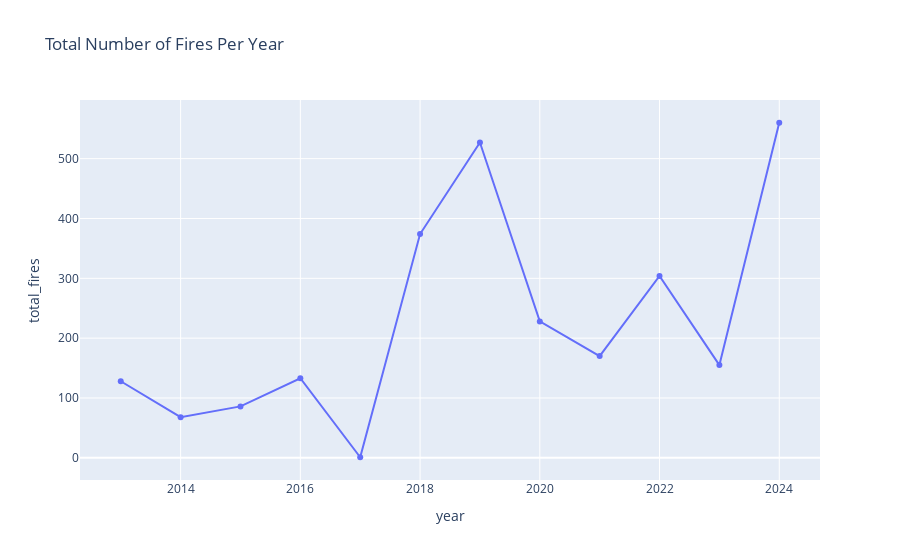
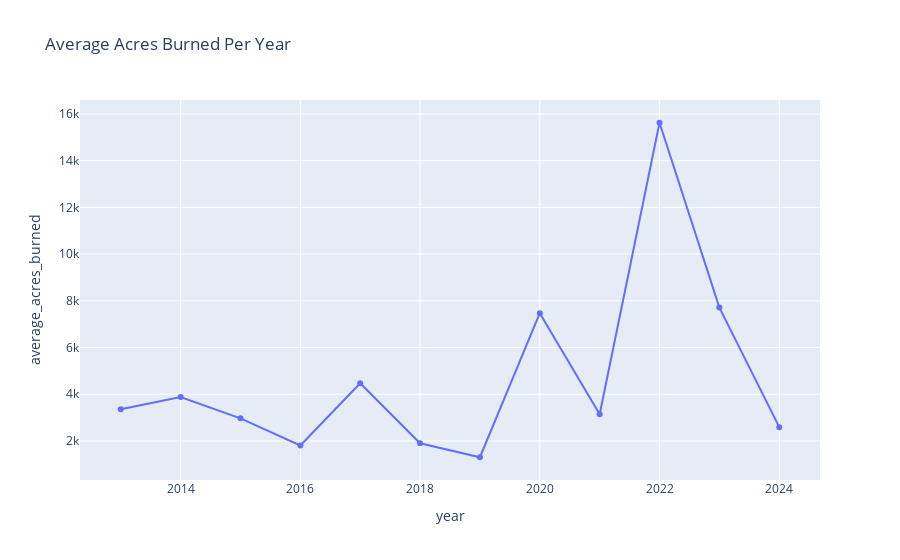

Notebook code for these charts, in order:
### Markdown cell above
**(Click Here)**

### Code cell
# Extra Code
DF_raw['incident_date_last_update'] = pd.to_datetime(DF_raw['incident_date_last_update'], utc=True, errors='coerce')

DF_raw['year'] = DF_raw['incident_date_last_update'].dt.year

annual_data = DF_raw.groupby('year').agg(
    total_fires=('incident_name', 'count'),
    average_acres_burned=('incident_acres_burned', 'mean')
).reset_index()

fig1 = px.line(annual_data, x='year', y='total_fires', title='Total Number of Fires Per Year', markers=True)
fig1.show()

fig2 = px.line(annual_data, x='year', y='average_acres_burned', title='Average Acres Burned Per Year', markers=True)
fig2.show()

### Figure 1 — Plotly figure (JSON) as saved in the notebook; plotly's stock layout.template omitted (floating-point values rounded to 4 significant figures)
{"data": [{"hovertemplate": "year=%{x}<br>total_fires=%{y}<extra></extra>", "legendgroup": "", "line": {"color": "#636efa", "dash": "solid"}, "marker": {"symbol": "circle"}, "mode": "lines+markers", "name": "", "orientation": "v", "showlegend": false, "type": "scatter", "x": [2013, 2014, 2015, 2016, 2017, 2018, 2019, 2020, 2021, 2022, 2023, 2024], "xaxis": "x", "y": [128, 68, 86, 133, 1, 374, 527, 228, 170, 304, 155, 560], "yaxis": "y"}], "layout": {"autosize": true, "legend": {"tracegroupgap": 0}, "title": {"text": "Total Number of Fires Per Year"}, "xaxis": {"anchor": "y", "autorange": true, "domain": [0, 1], "range": [2012.0, 2025.0], "title": {"text": "year"}, "type": "linear"}, "yaxis": {"anchor": "x", "autorange": true, "domain": [0, 1], "range": [-45.13, 606.1], "title": {"text": "total_fires"}, "type": "linear"}}}

### Figure 2 — Plotly figure (JSON) as saved in the notebook; plotly's stock layout.template omitted (floating-point values rounded to 4 significant figures)
{"data": [{"hovertemplate": "year=%{x}<br>average_acres_burned=%{y}<extra></extra>", "legendgroup": "", "line": {"color": "#636efa", "dash": "solid"}, "marker": {"symbol": "circle"}, "mode": "lines+markers", "name": "", "orientation": "v", "showlegend": false, "type": "scatter", "x": [2013, 2014, 2015, 2016, 2017, 2018, 2019, 2020, 2021, 2022, 2023, 2024], "xaxis": "x", "y": [3354.0, 3879.0, 2970.0, 1809.0, 4474, 1903.0, 1303.0, 7473.0, 3143.0, 15620.0, 7711.0, 2591.0], "yaxis": "y"}], "layout": {"autosize": true, "legend": {"tracegroupgap": 0}, "title": {"text": "Average Acres Burned Per Year"}, "xaxis": {"anchor": "y", "autorange": true, "domain": [0, 1], "range": [2012.0, 2025.0], "title": {"text": "year"}, "type": "linear"}, "yaxis": {"anchor": "x", "autorange": true, "domain": [0, 1], "range": [121.3, 16810.0], "title": {"text": "average_acres_burned"}, "type": "linear"}}}
